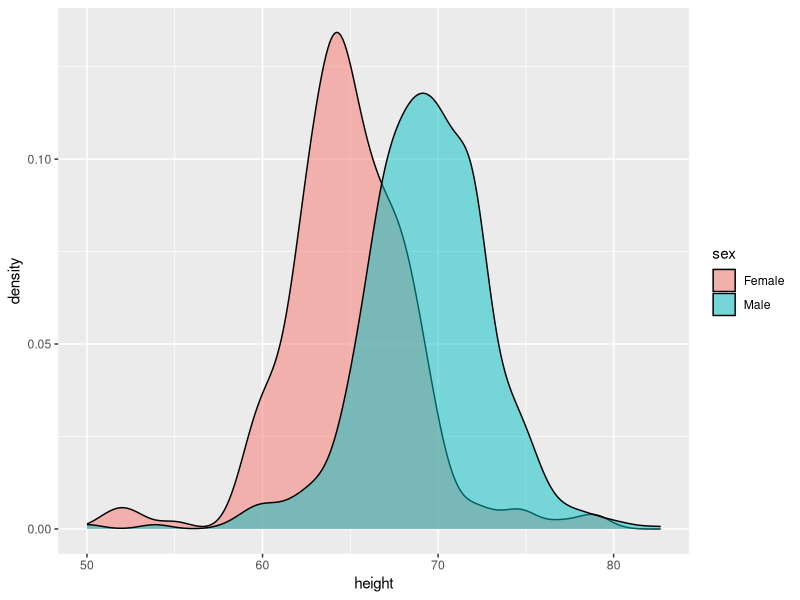

Source code (R):
library(tidyverse)
library(dslabs)
data("heights")
heights %>% ggplot(aes(height,fill = sex))+
  geom_density(alpha = 0.5)
